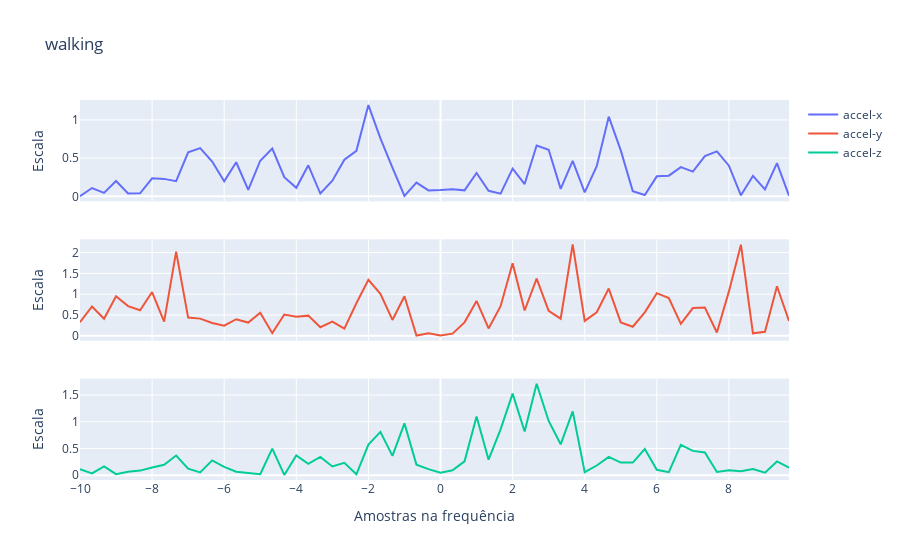
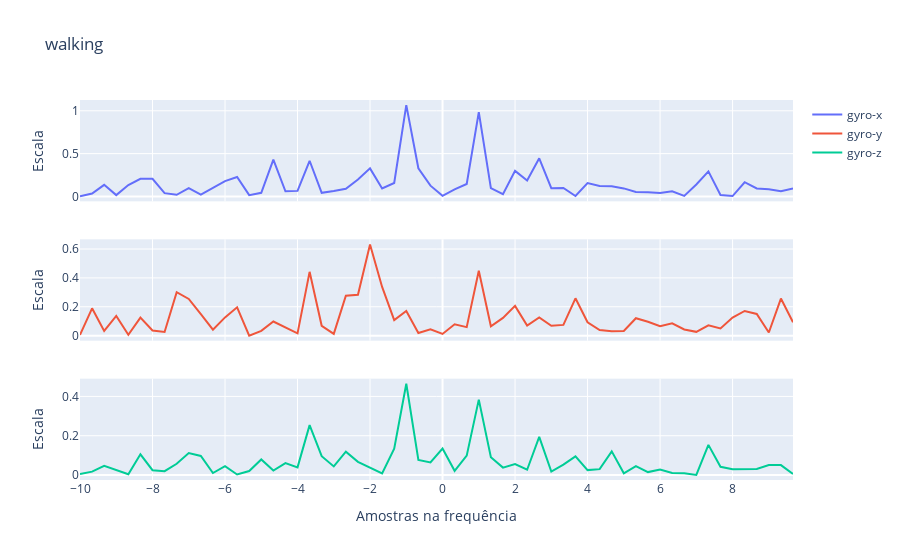

Notebook code for these charts, in order:
### Code cell
#Frequency before CAR

dic_labels = {0: 'sitting', 1: 'standing', 2: 'walking', 3: 'upstairs', 4: 'downstairs', 5: 'running'}
idx = 350 # Amostra da classe 4: 0, 5: 70, 0: 140, 1: 210, 3: 280, 2: 350
N=60
sampling_frequency = 20
frequencies = jnp.fft.fftshift(jnp.fft.fftfreq(n=N, d=1/sampling_frequency))

# Exemplo de dados do acelerômetro
fig_subplots = make_subplots(rows=3, cols=1, shared_xaxes=True, vertical_spacing=0.1)

fig_subplots.add_trace(go.Scatter(x=frequencies, y=val_dft_array[idx, 0, :, 0]/N, mode='lines', name='accel-x'), row=1, col=1) #accel-x
fig_subplots.add_trace(go.Scatter(x=frequencies, y=val_dft_array[idx, 1, :, 0]/N, mode='lines', name='accel-y'), row=2, col=1) #accel-y
fig_subplots.add_trace(go.Scatter(x=frequencies, y=val_dft_array[idx, 2, :, 0]/N, mode='lines', name='accel-z'), row=3, col=1) #accel-z

fig_subplots.update_layout(title=dic_labels[val_labels[idx]])
fig_subplots.update_xaxes(title_text="Amostras na frequência", row=3, col=1)
fig_subplots.update_yaxes(title_text="Escala", row=1, col=1)
fig_subplots.update_yaxes(title_text="Escala", row=2, col=1)
fig_subplots.update_yaxes(title_text="Escala", row=3, col=1)
fig_subplots.show()

# Exemplo de dados do giroscópio
fig_subplots = make_subplots(rows=3, cols=1, shared_xaxes=True, vertical_spacing=0.1)

fig_subplots.add_trace(go.Scatter(x=frequencies, y=val_dft_array[idx, 3, :, 0]/N, mode='lines', name='gyro-x'), row=1, col=1) #gyro-x
fig_subplots.add_trace(go.Scatter(x=frequencies, y=val_dft_array[idx, 4, :, 0]/N, mode='lines', name='gyro-y'), row=2, col=1) #gyro-y
fig_subplots.add_trace(go.Scatter(x=frequencies, y=val_dft_array[idx, 5, :, 0]/N, mode='lines', name='gyro-z'), row=3, col=1) #gyro-z

fig_subplots.update_layout(title=dic_labels[val_labels[idx]])
fig_subplots.update_xaxes(title_text="Amostras na frequência", row=3, col=1)
fig_subplots.update_yaxes(title_text="Escala", row=1, col=1)
fig_subplots.update_yaxes(title_text="Escala", row=2, col=1)
fig_subplots.update_yaxes(title_text="Escala", row=3, col=1)
fig_subplots.show()
